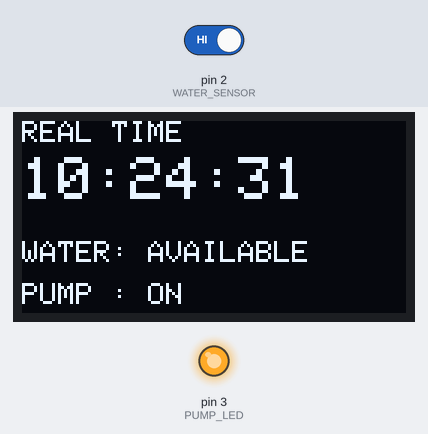
Recording of a sketch running on a simulated Arduino Uno, built with avr-gcc and run on an emulated ATmega328P. On the bench: 128×64 one-colour display, output pins drawn as LEDs (lit = HIGH). The test bench sets the inputs (shaded band); at power-on: pin 2 (WATER_SENSOR) HIGH. The local clock reads 2024-03-15 10:24:30 at power-on unless the sketch sets it.

Above: at 2.2 s.
2.3 s: pin 2 (WATER_SENSOR) driven LOW
At 5.1 s:
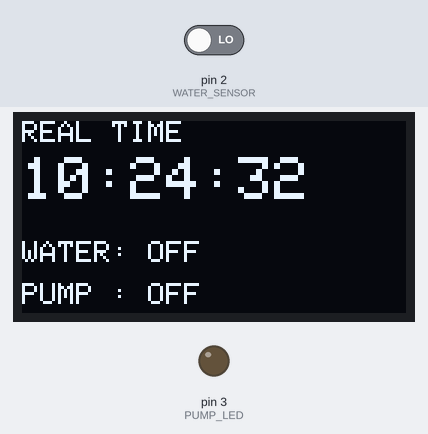
5.3 s: pin 2 (WATER_SENSOR) driven HIGH
At 8.2 s:
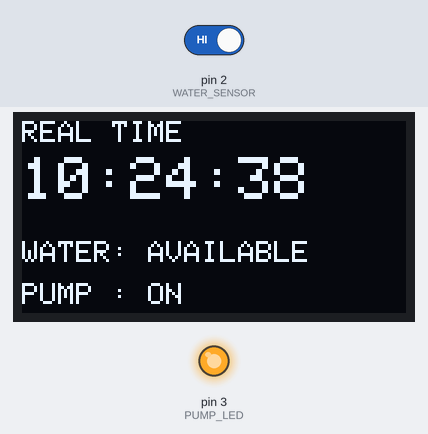
8.3 s: pin 2 (WATER_SENSOR) driven LOW
At 11.3 s:
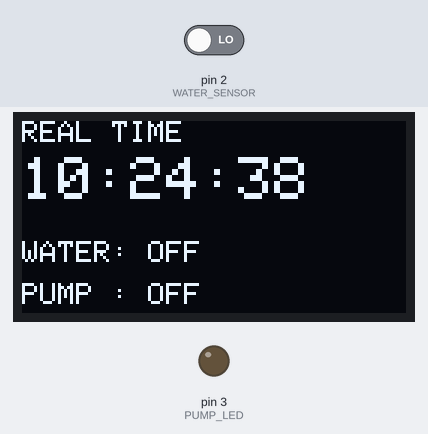
Timing chart, 0 to 12.8 s (numbered marks = the images above; inputs shaded):
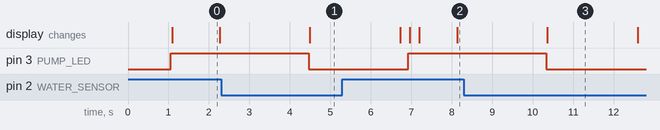

Measured:
- after the input at 2.3 s, pin 3 (PUMP_LED): HIGH → LOW after 2.2 s; the display: changes after 2.2 s (image 1)
- after the input at 5.3 s, pin 3 (PUMP_LED): LOW → HIGH after 1.6 s; the display: first differs from a run without the input after 1.7 s (image 2 shows a later state)
- after the input at 8.3 s, pin 3 (PUMP_LED): HIGH → LOW after 2.0 s; the display: changes after 2.1 s (image 3)
- what the display in image 0 shows lasts 1.2 s, from 1.1 s to 2.3 s

The sketch:

file.ino
```cpp
/*
   =====================================================
      Alarm Based Motor ON/OFF System using RTC
   =====================================================

   COMPONENTS USED
   -----------------------------------------------------
   Arduino UNO
   DS1307 RTC Module
   SSD1306 OLED Display
   Water Supply Switch Sensor
   Pump Indicator LED

   -----------------------------------------------------
   PIN CONNECTIONS
   -----------------------------------------------------

   Water Supply Input  -> D1
   Pump LED            -> D3

   RTC SDA             -> A4
   RTC SCL             -> A5

   OLED SDA            -> A4
   OLED SCL            -> A5

   -----------------------------------------------------
   WORKING
   -----------------------------------------------------

   1. When water supply is available:
      - D1 receives HIGH signal
      - Pump LED turns ON

   2. If water supply remains HIGH continuously
      for 1 hour:
      - Alarm condition achieved

   3. If water supply becomes LOW before 1 hour:
      - Wait 2 seconds
      - Turn OFF Pump LED

   4. OLED Displays:
      - Real Time
      - Water Supply Status
      - Pump Status

*/


#include <Wire.h>
#include <RTClib.h>

#include <Adafruit_GFX.h>
#include <Adafruit_SSD1306.h>


// =====================================================
// OLED SETTINGS
// =====================================================

#define SCREEN_WIDTH 128
#define SCREEN_HEIGHT 64

Adafruit_SSD1306 display(SCREEN_WIDTH,
                         SCREEN_HEIGHT,
                         &Wire,
                         -1);


// =====================================================
// RTC OBJECT
// =====================================================

RTC_DS1307 rtc;


// =====================================================
// PIN DEFINITIONS
// =====================================================

#define WATER_SENSOR 2
#define PUMP_LED     3


// =====================================================
// VARIABLES
// =====================================================

bool pumpState = false;

bool timerStarted = false;

unsigned long waterOffTime = 0;


// Time when water supply started

DateTime waterStartTime;


// =====================================================
// SETUP
// =====================================================

void setup()
{
  pinMode(WATER_SENSOR, INPUT_PULLUP);

  pinMode(PUMP_LED, OUTPUT);

  digitalWrite(PUMP_LED, LOW);

  Wire.begin();

  rtc.begin();


  // Uncomment first time only
  //rtc.adjust(DateTime(F(__DATE__), F(__TIME__)));


  // OLED START

  if (!display.begin(SSD1306_SWITCHCAPVCC, 0x3C))
  {
    while (1);
  }

  display.clearDisplay();
  display.display();

  delay(1000);
}


// =====================================================
// MAIN LOOP
// =====================================================

void loop()
{
  DateTime now = rtc.now();

  bool waterAvailable = digitalRead(WATER_SENSOR);


  // =================================================
  // WATER AVAILABLE
  // =================================================

  if (waterAvailable == HIGH)
  {
    // Turn Pump ON

    digitalWrite(PUMP_LED, HIGH);

    pumpState = true;


    // Start Timer Only Once

    if (!timerStarted)
    {
      waterStartTime = now;

      timerStarted = true;
    }


    // Calculate Time Difference

    TimeSpan elapsed = now - waterStartTime;


    // If Water Supply Continues More Than 1 Hour

    if (elapsed.totalseconds() >= 3600)
    {
      // Alarm or additional logic can be added here

      digitalWrite(PUMP_LED, LOW);

      // Example:
      // Pump continues ON

    }
  }


  // =================================================
  // WATER NOT AVAILABLE
  // =================================================

  else
  {
    timerStarted = false;


    // Wait 2 seconds before OFF

    delay(2000);

    digitalWrite(PUMP_LED, LOW);

    pumpState = false;
  }


  // =================================================
  // UPDATE OLED DISPLAY
  // =================================================

  displayData(now, waterAvailable);


  delay(200);
}


// =====================================================
// OLED DISPLAY FUNCTION
// =====================================================

void displayData(DateTime now, bool waterAvailable)
{
  display.clearDisplay();

  display.setTextSize(1);

  display.setTextColor(WHITE);


  // =================================================
  // REAL TIME
  // =================================================

  display.setCursor(0, 0);

  display.println("REAL TIME");

  display.setTextSize(2);

  display.setCursor(0, 12);

  print2digit(now.hour());

  display.print(":");

  print2digit(now.minute());

  display.print(":");

  print2digit(now.second());


  // =================================================
  // WATER STATUS
  // =================================================

  display.setTextSize(1);

  display.setCursor(0, 40);

  display.print("WATER: ");

  if (waterAvailable)
  {
    display.println("AVAILABLE");
  }
  else
  {
    display.println("OFF");
  }


  // =================================================
  // PUMP STATUS
  // =================================================

  display.setCursor(0, 54);

  display.print("PUMP : ");

  if (pumpState)
  {
    display.println("ON");
  }
  else
  {
    display.println("OFF");
  }


  display.display();
}


// =====================================================
// PRINT 2 DIGIT NUMBER
// =====================================================

void print2digit(int number)
{
  if (number < 10)
  {
    display.print("0");
  }

  display.print(number);
}
```
